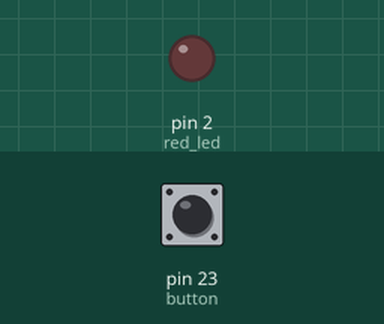
Simulated run of this sketch. Board: Arduino Mega 2560, built with avr-gcc and run on an emulated ATmega2560. Shown: output pins drawn as LEDs (lit = HIGH). The inputs (shaded band) are chosen by the test bench; at power-on: pin 23 (button) HIGH.

Above: at 1.2 s.
1.3 s: pin 23 (button) pulled LOW for 0.15 s
At 1.8 s:
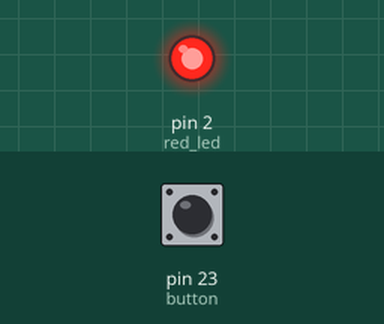
2.9 s: pin 23 (button) pulled LOW for 1 s
At 4.2 s:
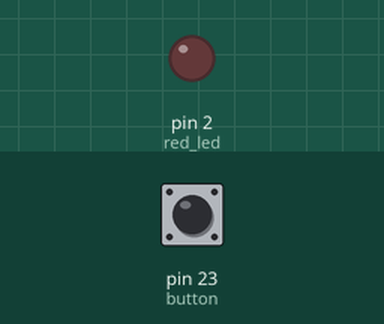
5.4 s: pin 23 (button) pulled LOW for 3.2 s
At 6.1 s:
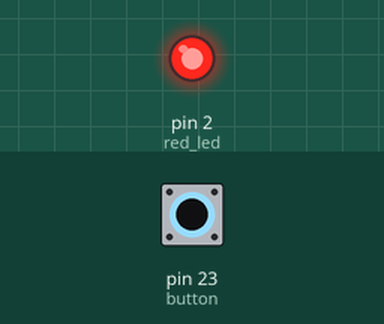
Timing chart, 0 to 8.4 s (numbered marks = the images above; inputs shaded):
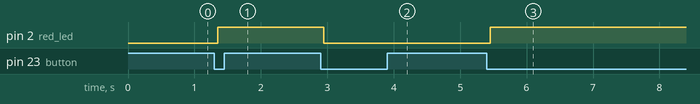

Measured:
- after the input at 1.3 s, pin 2 (red_led): LOW → HIGH after 0.05 s
- after the input at 2.9 s, pin 2 (red_led): HIGH → LOW after 0.05 s
- after the input at 5.4 s, pin 2 (red_led): LOW → HIGH after 0.05 s

The sketch:

Led_enciende_con_boton.ino
```cpp
#include <stdint.h>

uint8_t red_led = 2;  //Se definen la entrada del led
uint8_t button = 23;   //Se define la entrada del pulsador

bool led_state = false;
bool last_button_state = HIGH; // Estado previo del botón

void setup() {
  Serial.begin(9600);

  pinMode(red_led, OUTPUT);    //Salida del led
  pinMode(button, INPUT_PULLUP);  //Señal de entrada del boton

  digitalWrite(red_led, LOW);
}

void loop() {
  bool current_button_state = digitalRead(button);

  if (current_button_state == LOW && last_button_state == HIGH) { // Detecta solo la transición
    delay(50);  // Antirrebote (manteniendo delay)
    led_state = !led_state;
    digitalWrite(red_led, led_state);
  }

  last_button_state = current_button_state; // Actualiza el estado del botón
}
```
